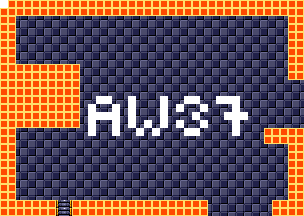

This game map was drawn from its Tiled (.tmx) file and the tilesets committed beside it. A one-line description and the trimmed map source follow:
An orthogonal 38x27 tile map with 8x8 px tiles, 4 tile layers (background, foreground, room numbers, Objects), 15 tilesets.

<map version="1.5" tiledversion="1.7.1" orientation="orthogonal" renderorder="right-down" width="38" height="27" tilewidth="8" tileheight="8" infinite="0" nextlayerid="11" nextobjectid="1">
 <tileset firstgid="1" source="tilesheets/tsKarniMata.tsx" />
 <tileset firstgid="1025" source="tilesheets/tsVoodooWasp.tsx" />
 <tileset firstgid="2049" source="tilesheets/tsBurial.tsx" />
 <tileset firstgid="3073" source="tilesheets/tsBlueTemple.tsx" />
 <tileset firstgid="4097" source="tilesheets/tsGoddess.tsx" />
 <tileset firstgid="5121" source="tilesheets/tsKonark.tsx" />
 <tileset firstgid="6145" name="sEnemies" tilewidth="8" tileheight="8" tilecount="1024" columns="32">
  <image source="../grapx/tilesheets/sObjects.bmp" trans="ff94ff" width="256" height="256" />
 </tileset>
 <tileset firstgid="7169" source="tilesheets/tsIceTemple.tsx" />
 <tileset firstgid="8193" source="tilesheets/tsLavaArea.tsx" />
 <tileset firstgid="9217" source="tilesheets/tsBossArea.tsx" />
 <tileset firstgid="10241" source="tilesheets/tsPegu.tsx" />
 <tileset firstgid="11265" source="tilesheets/sTiwanakuTemple.tsx" />
 <tileset firstgid="12289" source="tilesheets/sIndraTemple.tsx" />
 <tileset firstgid="13313" source="tilesheets/sTeleport.tsx" />
 <tileset firstgid="14337" source="tilesheets/sObjects.tsx" />
 <layer id="2" name="background" width="38" height="27">
  <data>[1026 cells, 1026 non-empty, 2 distinct tile ids]</data>
 </layer>
 <layer id="1" name="foreground" width="38" height="27">
  <data>[1026 cells, 286 non-empty, 3 distinct tile ids]</data>
 </layer>
 <layer id="7" name="room numbers" width="38" height="27">
  <data>[1026 cells, 42 non-empty, 1 distinct tile ids]</data>
 </layer>
 <layer id="10" name="Objects" width="38" height="27">
  <data>[1026 cells, 0 non-empty, 0 distinct tile ids]</data>
 </layer>
</map>
